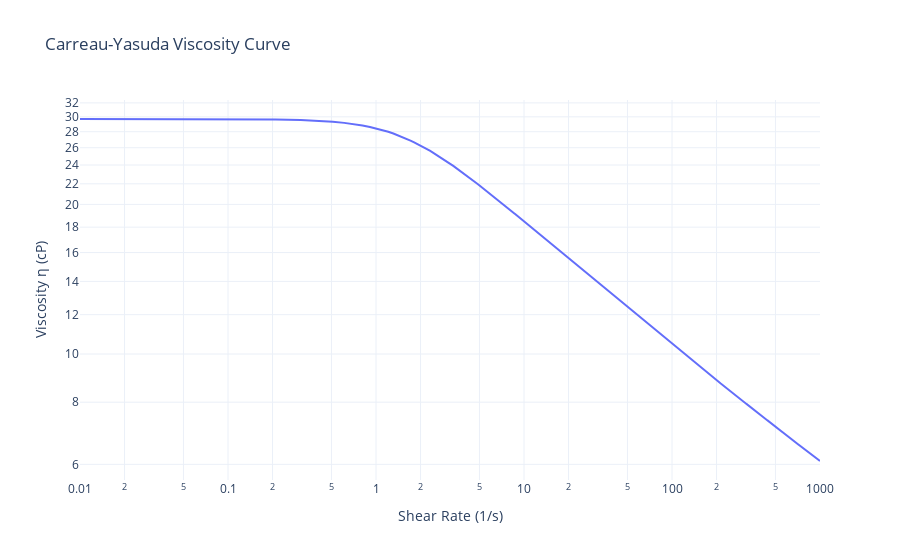

Source (notebook cell):
### Code cell
import numpy as np
import pandas as pd
import plotly.graph_objects as go
from scipy.interpolate import interp1d

# === Input Parameters ===
concentration = 2  # g/L
molecular_weight = 8  # MDa
eta7_exp = 20  # Experimental viscosity at 7.3 s⁻¹, cP
temperature = 298  # K (25 °C)

# === Initial Viscosity Calculation ===
eta_infinite = np.exp(-3.7188 + (578.919 / (-137.546 + temperature)))

# === Estimate Intrinsic Viscosity ===
ceta = np.arange(0.1, 100.1, 0.1)
eta_0 = 1 + ceta + 0.582 * ceta**2.009 + 0.022 * ceta**4
term1 = -0.08212 * ceta
n = 1 - (0.6187 - 0.5203 * np.exp(term1))
term2 = (n - 1) / 2
lambda_d = 0.251 + 1.54 * molecular_weight * ceta / (concentration * temperature)
lambda_ = lambda_d * (0.810 + 0.0230 * ceta**2.438)
term3 = (lambda_ * 7.3)**2
eta7_model = 1 + (eta_0 - 1) * (1 + term3)**term2

# === Interpolate to Find Experimental ceta ===
interp_func = interp1d(eta7_model, ceta, fill_value="extrapolate")
ceta_exp = float(interp_func(eta7_exp))

# === Carreau-Yasuda Model Calculation ===
eta_0C = 1 + ceta_exp + 0.582 * ceta_exp**2.009 + 0.022 * ceta_exp**4
term1C = -0.08212 * ceta_exp
nC = 1 - (0.6187 - 0.5203 * np.exp(term1C))
term2C = (nC - 1) / 2
lambda_dC = 0.251 + 1.54 * molecular_weight * ceta_exp / (concentration * temperature)
lambdaC = lambda_dC * (0.810 + 0.0230 * ceta_exp**2.438)

shear_rate = np.arange(0.01, 1000.1, 0.1)
etaC = eta_infinite + (eta_0C - eta_infinite) * (1 + (lambdaC * shear_rate)**2)**term2C

# === Create DataFrame and Display Results ===
df = pd.DataFrame({
    "Shear Rate (1/s)": shear_rate,
    "Viscosity (cP)": etaC
})

print("First 10 rows of Carreau-Yasuda model output:")
print(df.head(10))

# === Plot using Plotly ===
fig = go.Figure()
fig.add_trace(go.Scatter(
    x=shear_rate, y=etaC,
    mode='lines',
    name='T = 298 K'
))
fig.update_layout(
    title="Carreau-Yasuda Viscosity Curve",
    xaxis=dict(title='Shear Rate (1/s)', type='log'),
    yaxis=dict(title='Viscosity η (cP)', type='log'),
    template='plotly_white'
)
fig.show()

# === Optional: Save Data to TXT File ===
df.to_csv("carreau_data.txt", index=False, sep="\t")
print("File 'carreau_data.txt' successfully saved.")

### Figure 1 — Plotly figure (JSON) as saved in the notebook; plotly's stock layout.template omitted (floating-point values rounded to 4 significant figures; data arrays with more than 128 entries replaced by an {"elided": "..."} marker saying what was removed)
{"data": [{"mode": "lines", "name": "T = 298 K", "type": "scatter", "x": {"elided": "10001 float values"}, "y": {"elided": "10001 float values"}}], "layout": {"title": {"text": "Carreau-Yasuda Viscosity Curve"}, "xaxis": {"title": {"text": "Shear Rate (1/s)"}, "type": "log"}, "yaxis": {"title": {"text": "Viscosity η (cP)"}, "type": "log"}}}
